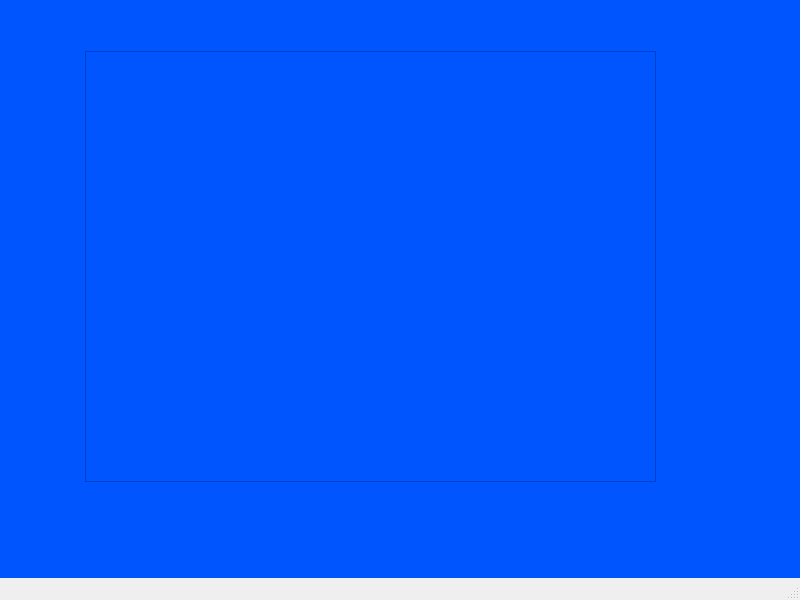
<?xml version="1.0" encoding="UTF-8"?>
<ui version="4.0">
 <class>MainWindow</class>
 <widget class="QMainWindow" name="MainWindow">
  <property name="geometry">
   <rect>
    <x>0</x>
    <y>0</y>
    <width>800</width>
    <height>600</height>
   </rect>
  </property>
  <property name="windowTitle">
   <string>MainWindow</string>
  </property>
  <widget class="QWidget" name="centralwidget">
   <property name="styleSheet">
    <string notr="true">background: rgb(0, 85, 255)</string>
   </property>
   <widget class="QTableView" name="tableView">
    <property name="geometry">
     <rect>
      <x>85</x>
      <y>51</y>
      <width>571</width>
      <height>431</height>
     </rect>
    </property>
   </widget>
  </widget>
  <widget class="QMenuBar" name="menubar">
   <property name="geometry">
    <rect>
     <x>0</x>
     <y>0</y>
     <width>800</width>
     <height>22</height>
    </rect>
   </property>
  </widget>
  <widget class="QStatusBar" name="statusbar"/>
 </widget>
 <resources/>
 <connections/>
</ui>
